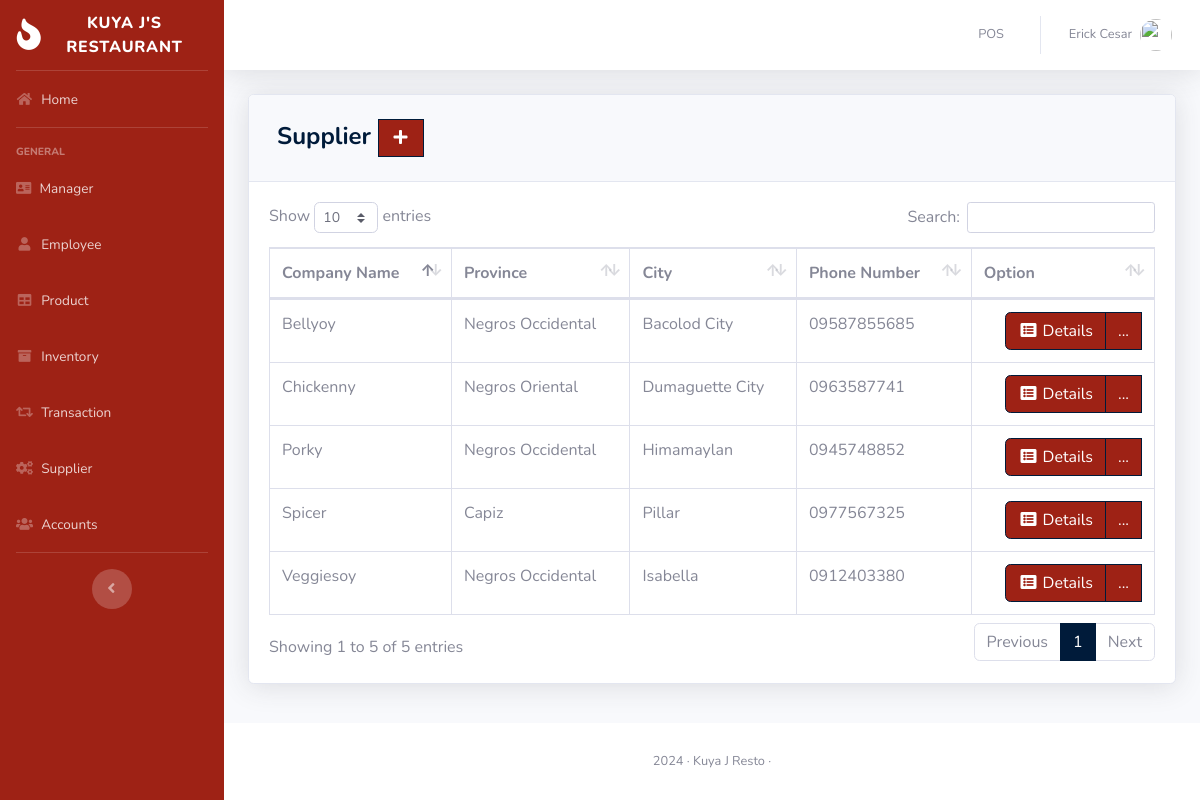
/pages/supplier.php (signed in), run on the app's committed database.
### tables this page shows
CREATE TABLE `supplier` (
  `SUPPLIER_ID` int(11) NOT NULL,
  `COMPANY_NAME` varchar(50) DEFAULT NULL,
  `LOCATION_ID` int(11) NOT NULL,
  `PHONE_NUMBER` varchar(11) DEFAULT NULL
);

CREATE TABLE `location` (
  `LOCATION_ID` int(11) NOT NULL,
  `PROVINCE` varchar(100) DEFAULT NULL,
  `CITY` varchar(100) DEFAULT NULL
);

### pages/supplier.php (the view, shortened to what this page needs)
<?php
include'../includes/connection.php';
include'../includes/sidebar.php';
?>
            <div class="card shadow mb-4">
            <div class="card-header py-3">
              <h4 class="m-2 font-weight-bold text-primary">Supplier&nbsp;<a  href="#" data-toggle="modal" data-target="#supplierModal" type="button" class="btn btn-primary bg-gradient-primary" style="border-radius: 0px;"><i class="fas fa-fw fa-plus"></i></a></h4>
            </div>
            <div class="card-body">
              <div class="table-responsive">
                <table class="table table-bordered" id="dataTable" width="100%" cellspacing="0">
               <thead>
                   <tr>
                       <th>Company Name</th>
                       <th>Province</th>
                       <th>City</th>
                       <th>Phone Number</th>
                       <th>Option</th>
                   </tr>
               </thead>
          <tbody>
<?php
    $query = 'SELECT SUPPLIER_ID, COMPANY_NAME, l.PROVINCE, l.CITY, PHONE_NUMBER FROM supplier s join location l on s.LOCATION_ID=l.LOCATION_ID';
        $result = mysqli_query($db, $query) or die (mysqli_error($db));
            while ($row = mysqli_fetch_assoc($result)) {
                echo '<tr>';
                echo '<td>'. $row['COMPANY_NAME'].'</td>';
                echo '<td>'. $row['PROVINCE'].'</td>';
                echo '<td>'. $row['CITY'].'</td>';
                echo '<td>'. $row['PHONE_NUMBER'].'</td>';
                      echo '<td align="right"> <div class="btn-group">
                              <a type="button" class="btn btn-primary bg-gradient-primary" href="sup_searchfrm.php?action=edit & id='.$row['SUPPLIER_ID'] . '"><i class="fas fa-fw fa-list-alt"></i> Details</a>
                            <div class="btn-group">
                              <a type="button" class="btn btn-primary bg-gradient-primary dropdown no-arrow" data-toggle="dropdown" style="color:white;">
                              ... <span class="caret"></span></a>
                            <ul class="dropdown-menu text-center" role="menu">
                                <li>
                                  <a type="button" class="btn btn-warning bg-gradient-warning btn-block" style="border-radius: 0px;" href="sup_edit.php?action=edit & id='.$row['SUPPLIER_ID']. '">
                                    <i class="fas fa-fw fa-edit"></i> Edit
                                  </a>
                                </li>
                            </ul>
                            </div>
                          </div> </td>';
                      echo '</tr> ';
                        }
?>
                                </tbody>
                            </table>
                        </div>
                    </div>
                  </div>
<?php
include'../includes/footer.php';
?>

### data on the page
supplier: COMPANY_NAME "Porky", LOCATION_ID.PROVINCE "Negros Occidental", LOCATION_ID.CITY "Himamaylan", PHONE_NUMBER "0945748852"
supplier: COMPANY_NAME "Chickenny", LOCATION_ID.PROVINCE "Negros Oriental", LOCATION_ID.CITY "Dumaguette City", PHONE_NUMBER "0963587741"
supplier: COMPANY_NAME "Bellyoy", LOCATION_ID.PROVINCE "Negros Occidental", LOCATION_ID.CITY "Bacolod City", PHONE_NUMBER "09587855685"
supplier: COMPANY_NAME "Veggiesoy", LOCATION_ID.PROVINCE "Negros Occidental", LOCATION_ID.CITY "Isabella", PHONE_NUMBER "0912403380"
supplier: COMPANY_NAME "Spicer", LOCATION_ID.PROVINCE "Capiz", LOCATION_ID.CITY "Pillar", PHONE_NUMBER "0977567325"

### other printed values
$_SESSION['FIRST_NAME'] "Erick"
$_SESSION['LAST_NAME'] "Cesar"
